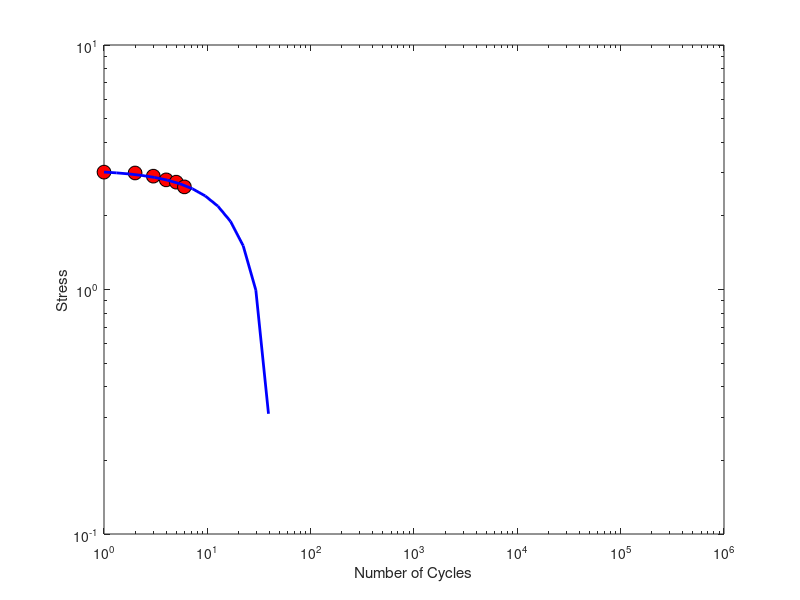

Write the MATLAB code that produced this figure.
% Regression. Straight line fit but on a logarithmic scale
% The following data represents a stress (a) applied in N cycles until failure
N = [1 10 100 1000 10000 100000 1000000]
a = [1120 1048 991 809 643 560 425]
N = log10(N)
a = log10(a)

% Linear fit on log scale- least squares
A=[sum(N.^2) sum(N);
    sum(N) length(N)];
C=[sum(N.*a);
    sum(a)];
vec=inv(A)*C;
a1=vec(1);
b1=vec(2);

x=logspace(0,6);
y=a1*x+b1;
hold off
loglog(N,a,'ko','MarkerSize',10,'MarkerFaceColor','r')
hold on
loglog(x,y,'b-','LineWidth',2);
xlabel('Number of Cycles');
ylabel('Stress');

% This is a much better fit
vec
